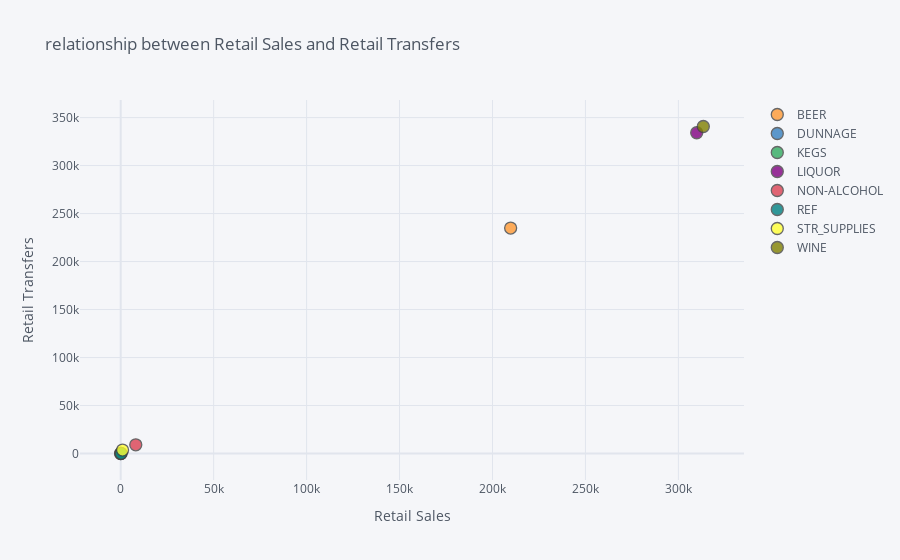

Notebook code for this chart:
### Markdown cell above
## 7. Create a scatter plot showing the relationship between Retail Sales (x-axis) and Retail Transfers (y-axis) with the plot points color-coded according to their Item Type.

*Hint: Seaborn's lmplot is the easiest way to generate the scatter plot.*

### Code cell
data_df_bar.iplot(x='RetailSales', 
                     y='RetailTransfers', 
                     categories='ItemType',
                     xTitle='Retail Sales ', 
                     yTitle='Retail Transfers',
                     title='relationship between Retail Sales and Retail Transfers')

### Figure 1 — Plotly figure (JSON) as saved in the notebook; plotly's stock layout.template omitted (floating-point values rounded to 4 significant figures)
{"data": [{"marker": {"color": "rgba(255, 153, 51, 1.0)", "line": {"width": 1.3}, "opacity": 0.8, "size": 12, "symbol": "circle"}, "mode": "markers", "name": "BEER", "textfont": {"color": "#4D5663"}, "type": "scatter", "x": [209800.0], "y": [234900.0]}, {"marker": {"color": "rgba(55, 128, 191, 1.0)", "line": {"width": 1.3}, "opacity": 0.8, "size": 12, "symbol": "circle"}, "mode": "markers", "name": "DUNNAGE", "textfont": {"color": "#4D5663"}, "type": "scatter", "x": [0], "y": [0]}, {"marker": {"color": "rgba(50, 171, 96, 1.0)", "line": {"width": 1.3}, "opacity": 0.8, "size": 12, "symbol": "circle"}, "mode": "markers", "name": "KEGS", "textfont": {"color": "#4D5663"}, "type": "scatter", "x": [0], "y": [0]}, {"marker": {"color": "rgba(128, 0, 128, 1.0)", "line": {"width": 1.3}, "opacity": 0.8, "size": 12, "symbol": "circle"}, "mode": "markers", "name": "LIQUOR", "textfont": {"color": "#4D5663"}, "type": "scatter", "x": [309800.0], "y": [334200.0]}, {"marker": {"color": "rgba(219, 64, 82, 1.0)", "line": {"width": 1.3}, "opacity": 0.8, "size": 12, "symbol": "circle"}, "mode": "markers", "name": "NON-ALCOHOL", "textfont": {"color": "#4D5663"}, "type": "scatter", "x": [8110.0], "y": [9058.0]}, {"marker": {"color": "rgba(0, 128, 128, 1.0)", "line": {"width": 1.3}, "opacity": 0.8, "size": 12, "symbol": "circle"}, "mode": "markers", "name": "REF", "textfont": {"color": "#4D5663"}, "type": "scatter", "x": [281.3], "y": [171.9]}, {"marker": {"color": "rgba(255, 255, 51, 1.0)", "line": {"width": 1.3}, "opacity": 0.8, "size": 12, "symbol": "circle"}, "mode": "markers", "name": "STR_SUPPLIES", "textfont": {"color": "#4D5663"}, "type": "scatter", "x": [996.0], "y": [3595.0]}, {"marker": {"color": "rgba(128, 128, 0, 1.0)", "line": {"width": 1.3}, "opacity": 0.8, "size": 12, "symbol": "circle"}, "mode": "markers", "name": "WINE", "textfont": {"color": "#4D5663"}, "type": "scatter", "x": [313400.0], "y": [340700.0]}], "layout": {"legend": {"bgcolor": "#F5F6F9", "font": {"color": "#4D5663"}}, "paper_bgcolor": "#F5F6F9", "plot_bgcolor": "#F5F6F9", "title": {"font": {"color": "#4D5663"}, "text": "relationship between Retail Sales and Retail Transfers"}, "xaxis": {"gridcolor": "#E1E5ED", "showgrid": true, "tickfont": {"color": "#4D5663"}, "title": {"font": {"color": "#4D5663"}, "text": "Retail Sales "}, "zerolinecolor": "#E1E5ED"}, "yaxis": {"gridcolor": "#E1E5ED", "showgrid": true, "tickfont": {"color": "#4D5663"}, "title": {"font": {"color": "#4D5663"}, "text": "Retail Transfers"}, "zerolinecolor": "#E1E5ED"}}}
